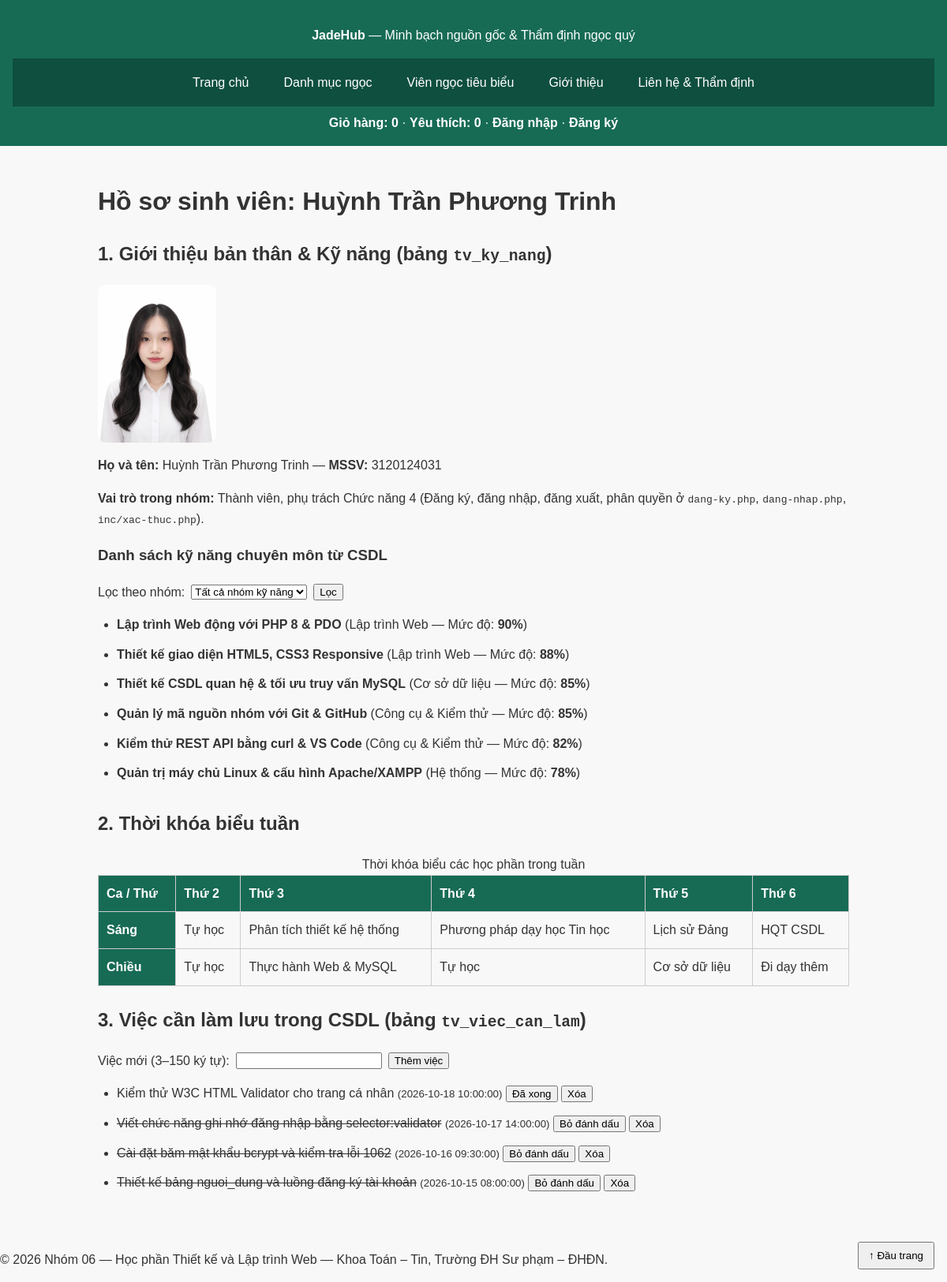
Page /thanhvien/3120124031_trinh/gioithieu.php on the committed database.
### tables this page shows
CREATE TABLE tv_ky_nang (
  id      INT UNSIGNED AUTO_INCREMENT PRIMARY KEY,
  mssv    CHAR(10)     NOT NULL,
  nhom    ENUM('web', 'csdl', 'cong-cu', 'he-thong') NOT NULL DEFAULT 'web',
  ten     VARCHAR(150) NOT NULL,
  muc_do  TINYINT UNSIGNED NOT NULL DEFAULT 80 CHECK (muc_do >= 10 AND muc_do <= 100),
  CONSTRAINT fk_tv_ky_nang_tv FOREIGN KEY (mssv) REFERENCES thanh_vien(mssv) ON DELETE CASCADE
);

CREATE TABLE tv_viec_can_lam (
  id        INT UNSIGNED AUTO_INCREMENT PRIMARY KEY,
  mssv      CHAR(10)     NOT NULL,
  noi_dung  VARCHAR(150) NOT NULL,
  da_xong   BOOLEAN      NOT NULL DEFAULT 0,
  ngay_tao  DATETIME     NOT NULL DEFAULT CURRENT_TIMESTAMP,
  CONSTRAINT fk_tv_viec_tv FOREIGN KEY (mssv) REFERENCES thanh_vien(mssv) ON DELETE CASCADE
);

### inc/ham.php (called while the page is built, shortened)
<?php
function e(?string $s): string
{
    return htmlspecialchars((string) $s, ENT_QUOTES | ENT_SUBSTITUTE, 'UTF-8');
}

### inc/db.php (called while the page is built, shortened)
<?php
function db(): PDO
{
    static $pdo = null;
    if ($pdo === null) {
        $tuyChon = [
            PDO::ATTR_ERRMODE            => PDO::ERRMODE_EXCEPTION,
            PDO::ATTR_DEFAULT_FETCH_MODE => PDO::FETCH_ASSOC,
            PDO::ATTR_EMULATE_PREPARES   => false,
        ];
        $pdo = new PDO(
            'mysql:host=localhost;dbname=ltweb_nhom06;charset=utf8mb4',
            'root',
            '',
            $tuyChon
        );
    }
    return $pdo;
}

### thanhvien/3120124031_trinh/gioithieu.php (the view, shortened to what this page needs)
<?php
$nhomKyNang = [
    'web'      => 'Lập trình Web',
    'csdl'     => 'Cơ sở dữ liệu',
    'cong-cu'  => 'Công cụ & Kiểm thử',
    'he-thong' => 'Hệ thống',
];
$nhomLoc = layChuoi($_GET, 'nhom');
if ($nhomLoc !== '') {
    $stKn = db()->prepare('SELECT id, nhom, ten, muc_do FROM tv_ky_nang WHERE mssv = ? AND nhom = ? ORDER BY muc_do DESC, id ASC');
    $stKn->execute([MSSV, $nhomLoc]);
} else {
    $stKn = db()->prepare('SELECT id, nhom, ten, muc_do FROM tv_ky_nang WHERE mssv = ? ORDER BY muc_do DESC, id ASC');
    $stKn->execute([MSSV]);
}
$kyNangHienThi = $stKn->fetchAll();
$stViec = db()->prepare('SELECT id, noi_dung, da_xong, ngay_tao FROM tv_viec_can_lam WHERE mssv = ? ORDER BY da_xong ASC, id DESC');
$stViec->execute([MSSV]);
$viec = $stViec->fetchAll();
require __DIR__ . '/../../inc/header.php';
?>
    <main id="noi-dung">
        <h1>Hồ sơ sinh viên: Huỳnh Trần Phương Trinh</h1>
        <section id="gioi-thieu">
            <h2>1. Giới thiệu bản thân &amp; Kỹ năng (bảng <code>tv_ky_nang</code>)</h2>
            <img alt="Ảnh chân dung của Huỳnh Trần Phương Trinh" height="150" src="chan-dung-trinh.jpg" width="150">
            <p><strong>Họ và tên:</strong> Huỳnh Trần Phương Trinh — <strong>MSSV:</strong> <?= e(MSSV) ?></p>
            <p><strong>Vai trò trong nhóm:</strong> Thành viên, phụ trách Chức năng 4 (Đăng ký, đăng nhập, đăng xuất, phân quyền ở <code>dang-ky.php</code>, <code>dang-nhap.php</code>, <code>inc/xac-thuc.php</code>).</p>
            <h3>Danh sách kỹ năng chuyên môn từ CSDL</h3>
            <form method="get" action="gioithieu.php#ky-nang" class="form-loc-thu" id="ky-nang">
                <label for="loc-nhom">Lọc theo nhóm:</label>
                <select id="loc-nhom" name="nhom">
                    <option value="">Tất cả nhóm kỹ năng</option>
                </select>
                <button type="submit">Lọc</button>
            </form>
            <ul>
<?php foreach ($kyNangHienThi as $k): ?>
                <li>
                    <strong><?= e((string) $k['ten']) ?></strong>
                    (<?= e($nhomKyNang[$k['nhom']] ?? (string) $k['nhom']) ?> — Mức độ: <strong><?= (int) $k['muc_do'] ?>%</strong>)
                </li>
<?php endforeach; ?>
            </ul>
        </section>
        <section id="thoi-khoa-bieu">
            <h2>2. Thời khóa biểu tuần</h2>
            <div class="khung-thoi-khoa-bieu">
                <table>
                    <caption>Thời khóa biểu các học phần trong tuần</caption>
                    <thead>
                        <tr>
                            <th scope="col">Ca / Thứ</th>
                            <th scope="col">Thứ 2</th>
                            <th scope="col">Thứ 3</th>
                            <th scope="col">Thứ 4</th>
                            <th scope="col">Thứ 5</th>
                            <th scope="col">Thứ 6</th>
                        </tr>
                    </thead>
                    <tbody>
                        <tr>
                            <th scope="row">Sáng</th>
                            <td>Tự học</td>
                            <td>Phân tích thiết kế hệ thống</td>
                            <td>Phương pháp dạy học Tin học</td>
                            <td>Lịch sử Đảng</td>
                            <td>HQT CSDL</td>
                        </tr>
                        <tr>
                            <th scope="row">Chiều</th>
                            <td>Tự học</td>
                            <td>Thực hành Web &amp; MySQL</td>
                            <td>Tự học</td>
                            <td>Cơ sở dữ liệu</td>
                            <td>Đi dạy thêm</td>
                        </tr>
                    </tbody>
                </table>
            </div>
        </section>
        <section id="viec">
            <h2>3. Việc cần làm lưu trong CSDL (bảng <code>tv_viec_can_lam</code>)</h2>
            <form method="post" action="gioithieu.php#viec" class="form-loc-thu">
                <label for="viec-nd">Việc mới (3–150 ký tự):</label>
                <input id="viec-nd" name="noidung" type="text" maxlength="150" required>
                <button type="submit">Thêm việc</button>
            </form>
<?php if (!$viec): ?>
            <p>Chưa có việc nào.</p>
<?php else: ?>
            <ul>
<?php foreach ($viec as $v): $xong = (bool) $v['da_xong']; ?>
                <li>
                    <span<?= $xong ? ' style="text-decoration: line-through"' : '' ?>><?= e((string) $v['noi_dung']) ?></span>
                    <small>(<?= e((string) $v['ngay_tao']) ?>)</small>
                    <form method="post" action="gioithieu.php#viec" style="display:inline">
                        <button type="submit" name="hanhdong" value="xong"><?= $xong ? 'Bỏ đánh dấu' : 'Đã xong' ?></button>
                        <button type="submit" name="hanhdong" value="xoa">Xóa</button>
                    </form>
                </li>
<?php endforeach; ?>
            </ul>
<?php endif; ?>
        </section>
    </main>
<?php require __DIR__ . '/../../inc/footer.php'; ?>

### css/style.css (style rules this page uses)
:root { --mau-chinh: #176b55; --mau-chinh-dam: #0f4f3f; --mau-nhan: #d4af37; --mau-chu: #333333; --mau-chu-nhat: #666666; --mau-nen: #f7f8f7; --mau-trang: #ffffff; --mau-vien: #dddddd; --bo-goc: 10px; --khoang-nho: 8px; --khoang-vua: 16px; --khoang-lon: 24px; --chieu-rong-toi-da: 1200px; }
*, *::before, *::after { box-sizing: border-box; }
html { scroll-behavior: smooth; }
body { margin: 0; padding: 0; font-family: Arial, Helvetica, sans-serif; line-height: 1.6; color: var(--mau-chu); background-color: var(--mau-nen); }
img { display: block; max-width: 100%; height: auto; }
main { grid-area: chinh; width: 100%; max-width: var(--chieu-rong-toi-da); margin: 0 auto; padding: var(--khoang-vua); }
main>section { margin-bottom: var(--khoang-lon); }
main { min-width: 0; }
table { width: 100%; border-collapse: collapse; }
th, td { padding: 12px; border: 1px solid var(--mau-vien); text-align: left; }
th { background-color: var(--mau-chinh); color: var(--mau-trang); }
@media (min-width: 1200px) { main { padding: 32px 24px; } }
.form-loc-thu { display: flex; flex-wrap: wrap; gap: var(--khoang-nho); align-items: center; margin-bottom: var(--khoang-vua); }
main input, main select, main textarea { max-width: 100%; }
main img { max-width: 100%; height: auto; }

### thanhvien/3120124031_trinh/css/style-trinh.css (style rules this page uses)
main { width: min(100% - 32px, 1000px); margin: 0 auto; }
main section, main article { margin-bottom: 24px; }
section img { width: 150px; max-width: 100%; height: auto; border-radius: var(--bo-goc); }
section ul { padding-left: 24px; }
section li { margin-bottom: 8px; }
.khung-thoi-khoa-bieu { width: 100%; overflow-x: auto; }
table { width: 100%; border-collapse: collapse; min-width: 650px; }
th, td { padding: 10px; border: 1px solid #cccccc; text-align: left; }
@media (min-width: 768px) { main { padding: 24px; } }
@media (min-width: 768px) { section ul { display: flex; flex-direction: column; gap: 4px; } }

### rows in the picture
tv_ky_nang: ten "Lập trình Web động với PHP 8 & PDO", nhom "Lập trình Web", muc_do "90"
tv_ky_nang: ten "Thiết kế giao diện HTML5, CSS3 Responsive", nhom "Lập trình Web", muc_do "88"
tv_ky_nang: ten "Thiết kế CSDL quan hệ & tối ưu truy vấn MySQL", nhom "Cơ sở dữ liệu", muc_do "85"
tv_ky_nang: ten "Quản lý mã nguồn nhóm với Git & GitHub", nhom "Công cụ & Kiểm thử", muc_do "85"
tv_ky_nang: ten "Kiểm thử REST API bằng curl & VS Code", nhom "Công cụ & Kiểm thử", muc_do "82"
tv_ky_nang: ten "Quản trị máy chủ Linux & cấu hình Apache/XAMPP", nhom "Hệ thống", muc_do "78"
tv_viec_can_lam: noi_dung "Kiểm thử W3C HTML Validator cho trang cá nhân", ngay_tao "2026-10-18 10:00:00", da_xong "Đã xong"
tv_viec_can_lam: noi_dung "Viết chức năng ghi nhớ đăng nhập bằng selector:validator", ngay_tao "2026-10-17 14:00:00", da_xong "Bỏ đánh dấu"
tv_viec_can_lam: noi_dung "Cài đặt băm mật khẩu bcrypt và kiểm tra lỗi 1062", ngay_tao "2026-10-16 09:30:00", da_xong "Bỏ đánh dấu"
tv_viec_can_lam: noi_dung "Thiết kế bảng nguoi_dung và luồng đăng ký tài khoản", ngay_tao "2026-10-15 08:00:00", da_xong "Bỏ đánh dấu"

### other values in the picture
$hdNhan "Trang chủ"
$hdNhan "Danh mục ngọc"
$hdNhan "Viên ngọc tiêu biểu"
$hdNhan "Giới thiệu"
$hdNhan "Liên hệ & Thẩm định"
$hdGio->soMon() "0"
MSSV "3120124031"
